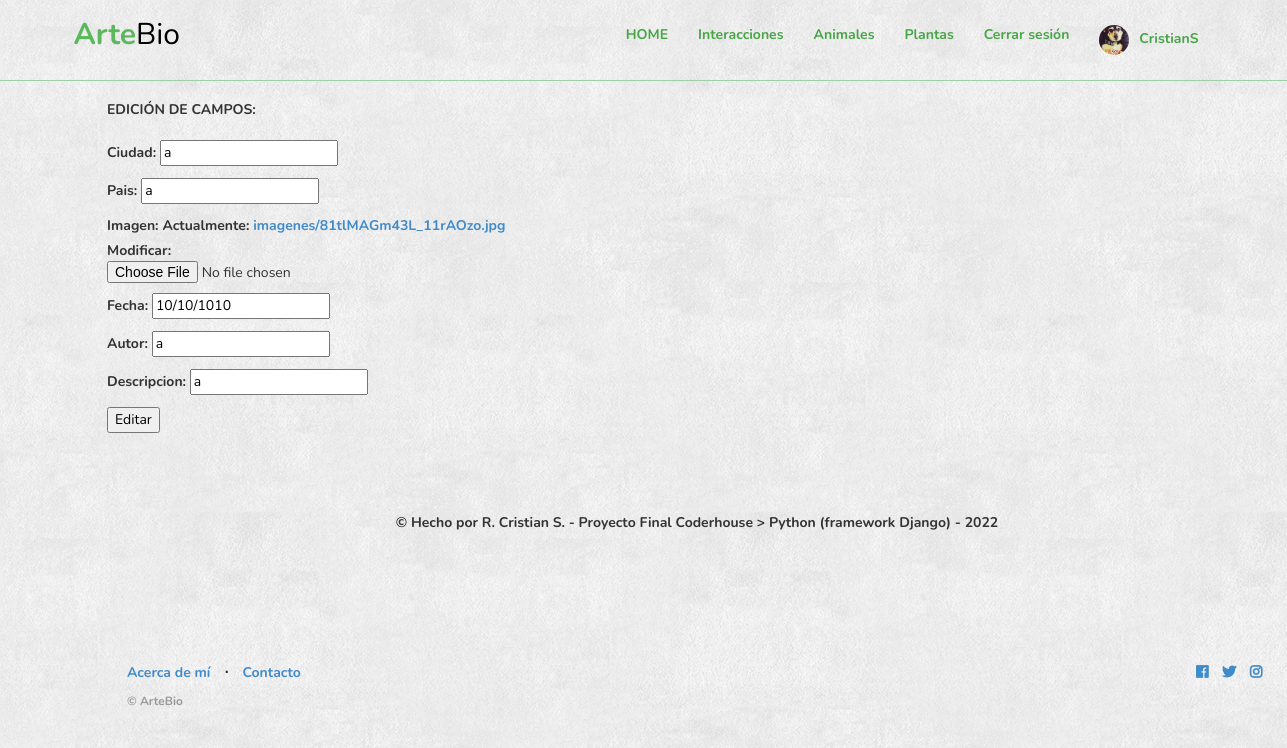
The page /editar_item_plantas/22/ (signed in) on the database as committed earlier.
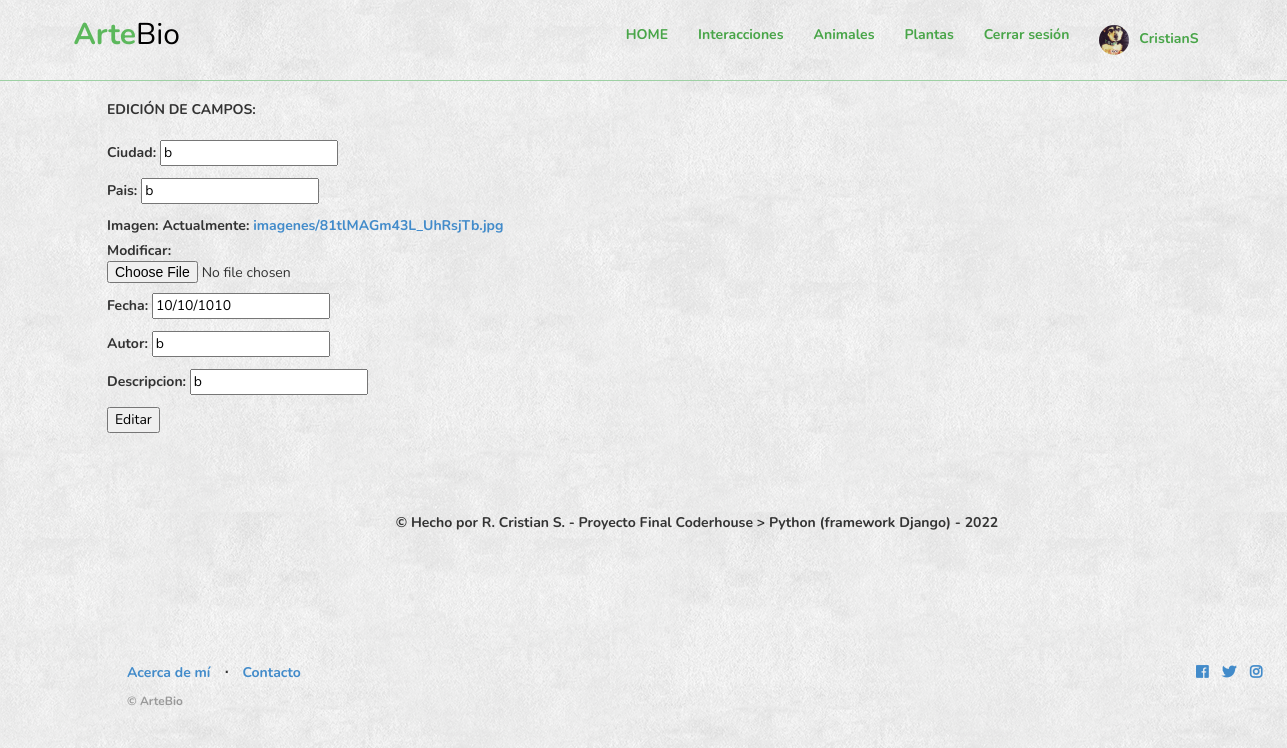
The same page on the database as committed later.
### app_agenda/models.py (models this page shows)
class Posteo_plantas (models.Model):
    ciudad=models.CharField(max_length=60)
    pais=models.CharField(max_length=40)
    imagen=models.ImageField(upload_to='imagenes', null=True)
    fecha=models.DateField()
    autor=models.CharField(max_length=60)
    descripcion= models.CharField(max_length=200, blank=True)

### app_agenda/views.py (the view)
# urls.py: path('editar_item_plantas/<int:id>/', views.editar_item_plantas, name="editar_item_plantas"),
@login_required
def editar_item_plantas (request, id):
    planta_edit = Posteo_plantas.objects.get(id=id)
    if request.method == 'POST':
        formulario = posteo_formulario_plantas (request.POST,request.FILES)
        if formulario.is_valid():
            data = formulario.cleaned_data
            planta_edit.imagen = data['imagen']
            planta_edit.ciudad = data['ciudad']
            planta_edit.pais = data['pais']
            planta_edit.fecha = data['fecha']
            planta_edit.autor = data ['autor']
            planta_edit.descripcion = data ['descripcion']
            planta_edit.save()
            print ("3")
            return redirect (reverse ('p_plantas'))
    else:  # GET
        print("0")
        inicial = {
            'imagen': planta_edit.imagen,
            'ciudad': planta_edit.ciudad,
            'pais': planta_edit.pais,
            'fecha': planta_edit.fecha,
            'autor': planta_edit.autor,
            'descripcion': planta_edit.descripcion,
        }
        formulario = posteo_formulario_plantas (initial=inicial)
    return render (request, "app_agenda/editar_form.html", {"formulario": formulario})

### app_agenda/forms.py
class posteo_formulario_plantas (forms.Form):
    ciudad= forms.CharField(max_length=60)
    pais= forms.CharField(max_length=40)
    imagen= forms.ImageField()
    fecha=forms.DateField()
    autor=forms.CharField(max_length=60)
    descripcion=forms.CharField(max_length=200)
    class Meta:
        model = Posteo_plantas
        fields = ['imagen']

### app_agenda/templates/app_agenda/editar_form.html (shortened to what this page needs)
{% extends "app_agenda/plantilla_base.html" %}
{% load static %}
{% block contenido_base %}
<div style="padding-top: 100px;"></div>
<div style="padding-left: 107px;">
    <b>EDICIÓN DE CAMPOS:</b<br><br><br>
    <form enctype= "multipart/form-data" method='POST'>
        {{formulario.as_p}}
        <input type="Submit" value="Editar"/>
    </form>
{% endblock contenido_base %}

Rows that differ between the two databases and show on the page:
changed Posteo_plantas: ciudad "a" → "b"; pais "a" → "b"; autor "a" → "b"; descripcion "a" → "b"
Other text that changed with them:
text no longer shown: "Ciudad: Pais: Imagen: Actualmente: imagenes/81tlMAGm43L_11rAOzo.jpg Modificar: Fecha: Autor: Descripcion:"
text now shown: "Ciudad: Pais: Imagen: Actualmente: imagenes/81tlMAGm43L_UhRsjTb.jpg Modificar: Fecha: Autor: Descripcion:"
